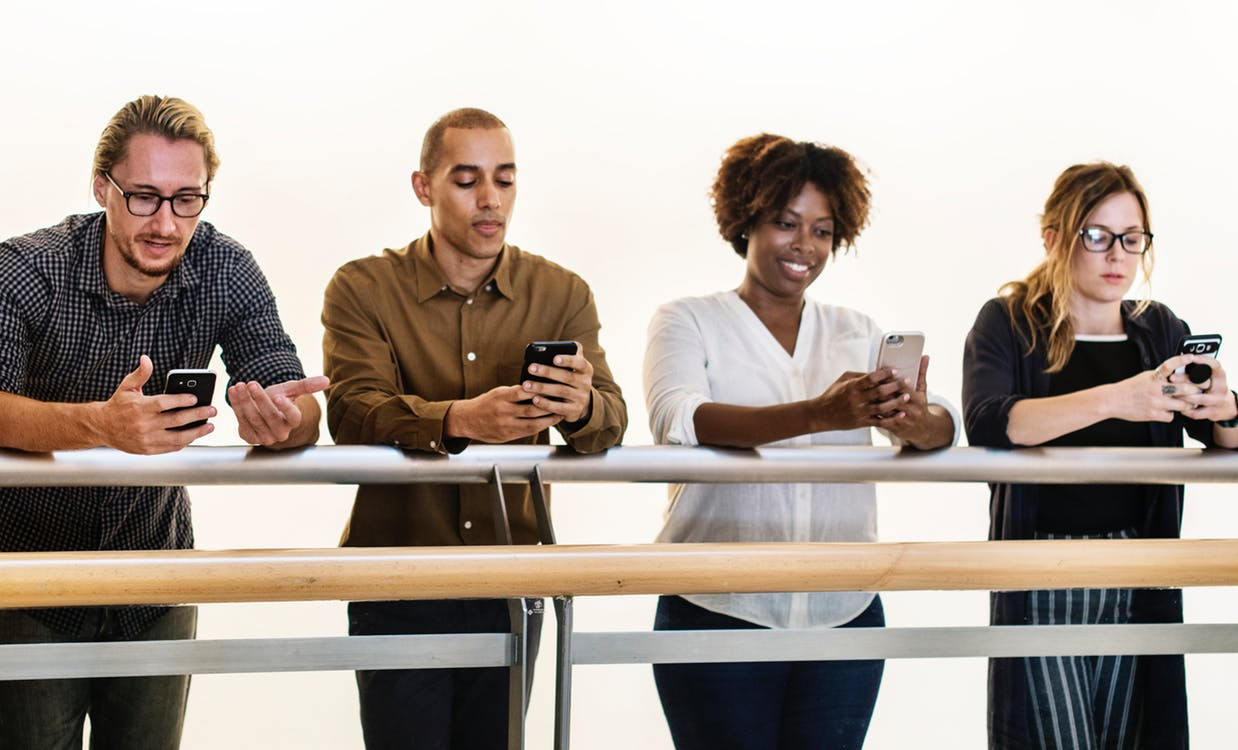
#> input picture Detection/MTCNN/people_with_phones.png, 1238 x 750 px, found by its file name
$ python crop_f.py
#> lines starting #> are read from the running program, lines starting #| are printed output that depends on the picture; after the words box and inside, x2 and y2 are one past the last pixel; in counts of white or black regions, pixels touching at a corner belong together
import cv2

# Read the input image
img = cv2.imread('/home/rao/anaconda3/envs/Detect/people_with_phones.png')
#> img is the input picture: shape (750, 1238, 3); mean B, G, R 154.5, 163.1, 173.8

# Convert into grayscale
gray = cv2.cvtColor(img, cv2.COLOR_BGR2GRAY)
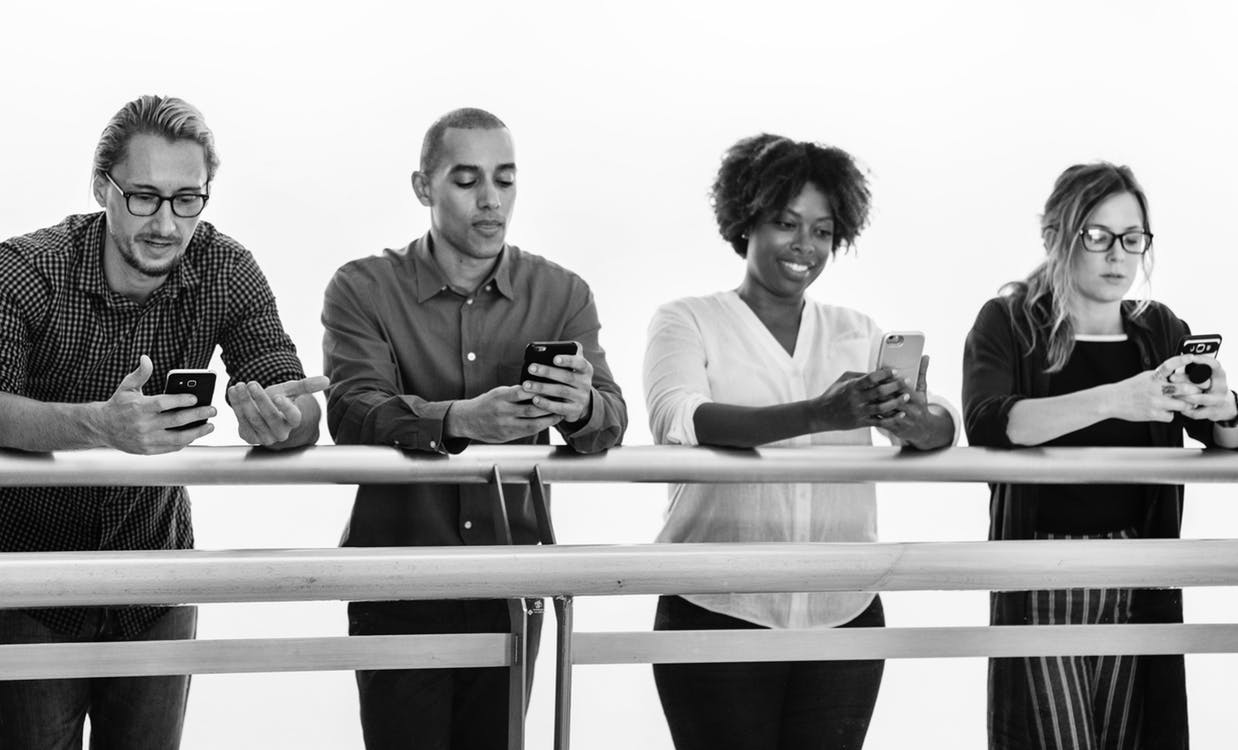
#> gray: shape (750, 1238); min 0, max 255, mean 165.3
face_cascade = cv2.CascadeClassifier('/home/rao/anaconda3/envs/haarcascade_frontalface_default.xml')

# Detect faces
faces = face_cascade.detectMultiScale(gray, 1.1, 4)
#> faces = [[764, 198, 82, 82], [433, 138, 106, 106], [102, 151, 123, 123], [1025, 189, 137, 137]]

for (x, y, w, h) in faces:
    cv2.rectangle(img, (x, y), (x+w, y+h),(0, 0, 255), 2)
    faces = img[y:y + h, x:x + w]
    cv2.imshow("face",faces)
    cv2.imwrite('1.jpg', faces)
#> this loop made 4 passes
#> pass 1, `faces = img[y:y + h, x:x + w]`:
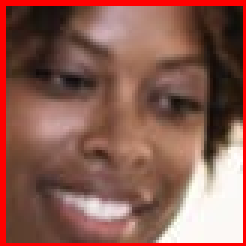
#> faces: shape (82, 82, 3) (shown 3 times larger); mean B, G, R 81.6, 92.5, 139.5
#> pass 2, `faces = img[y:y + h, x:x + w]`:
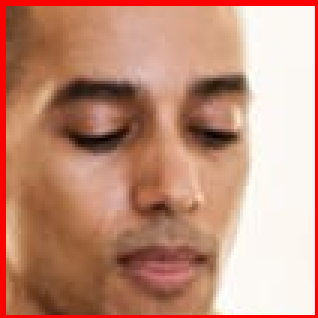
#> faces: shape (106, 106, 3) (shown 3 times larger); mean B, G, R 123.3, 144, 194.9
#> pass 3, `faces = img[y:y + h, x:x + w]`:
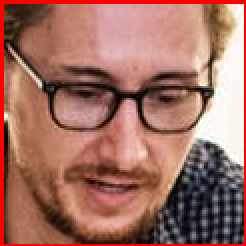
#> faces: shape (123, 123, 3) (shown 2 times larger); mean B, G, R 98, 110.4, 162.1
#> after the loop:
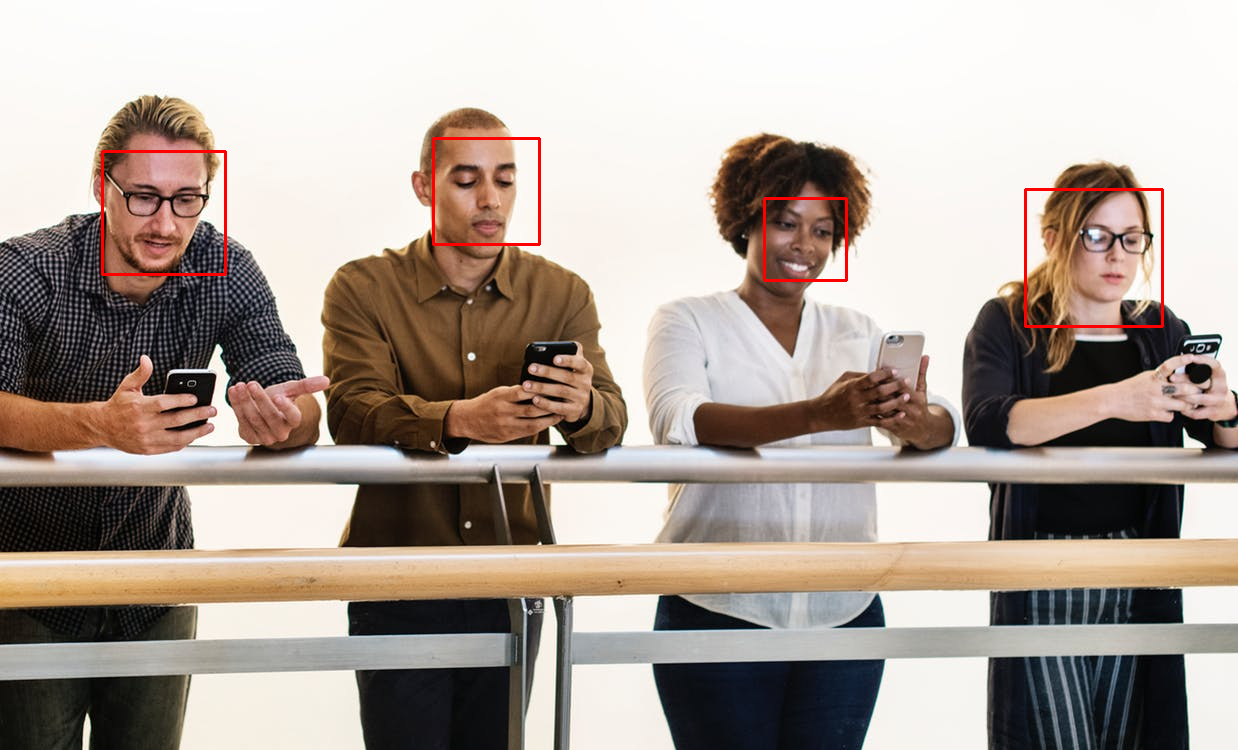
#> img: shape (750, 1238, 3); 0.58% of pixels changed, all inside (x1, y1, x2, y2) = (101, 137, 1164, 328)
# Display the output
cv2.imwrite('detcted.jpg', img)
cv2.imshow('img', img)
cv2.waitKey()

$ run again, with Detection/MTCNN/2.jpg saved as Detection/MTCNN/people_with_phones.png
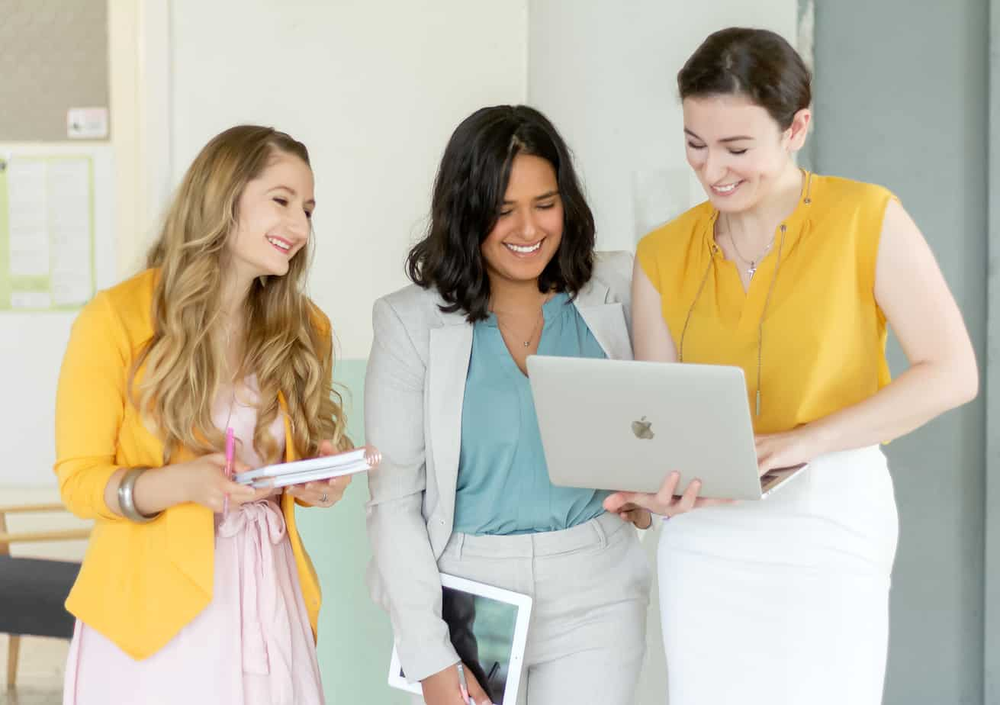
#> input picture Detection/MTCNN/2.jpg, 1000 x 705 px, shrunk from 1311 x 924 before the run, found by its file name
#> img is the input picture: shape (705, 1000, 3); mean B, G, R 167.8, 188.3, 196
#> `faces = face_cascade.detectMultiScale(gray, 1.1, 4)`: faces = [[482, 174, 92, 92], [662, 105, 108, 108]]
#> the loop `for (x, y, w, h) in faces:` made 2 passes
#> pass 1, `faces = img[y:y + h, x:x + w]`:
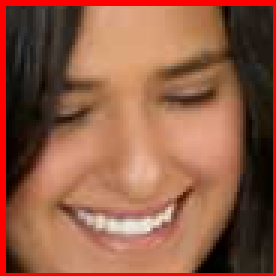
#> faces: shape (92, 92, 3) (shown 3 times larger); mean B, G, R 69.5, 92, 146.6
#> after the loop `for (x, y, w, h) in faces:`:
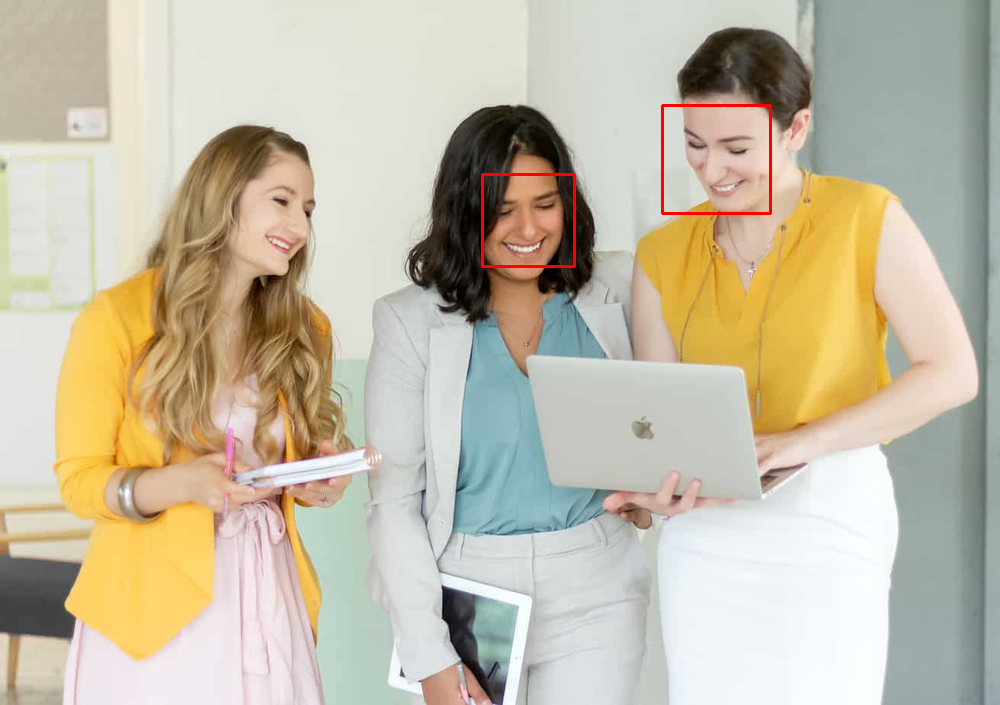
#> img: shape (705, 1000, 3); 0.34% of pixels changed, all inside (x1, y1, x2, y2) = (481, 104, 772, 268)

$ run again, with Detection/MTCNN/stu.jpg saved as Detection/MTCNN/people_with_phones.png
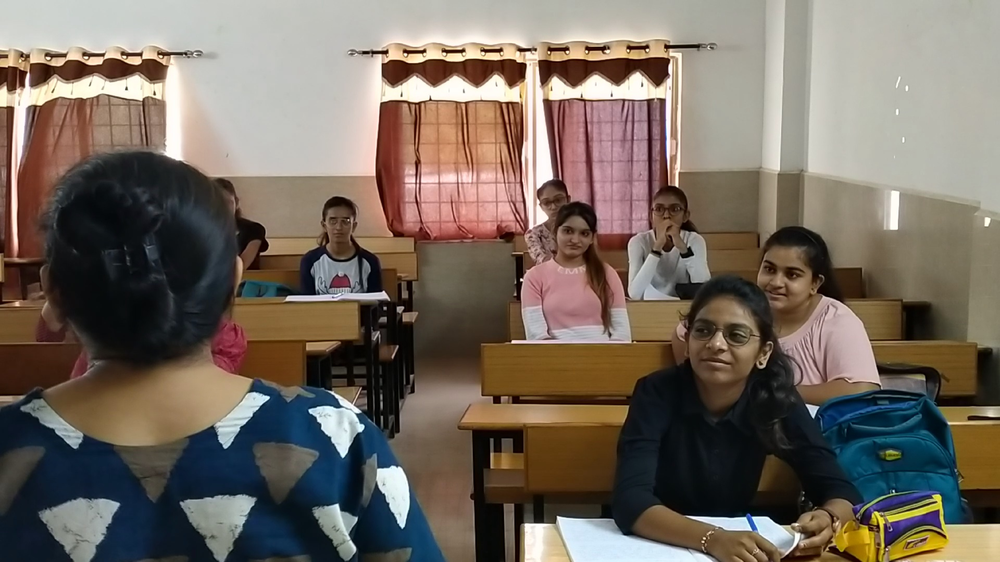
#> input picture Detection/MTCNN/stu.jpg, 1000 x 562 px, shrunk from 1920 x 1080 before the run, found by its file name
#> img is the input picture: shape (562, 1000, 3); mean B, G, R 95.5, 105.9, 116.7
#> `gray = cv2.cvtColor(img, cv2.COLOR_BGR2GRAY)`:
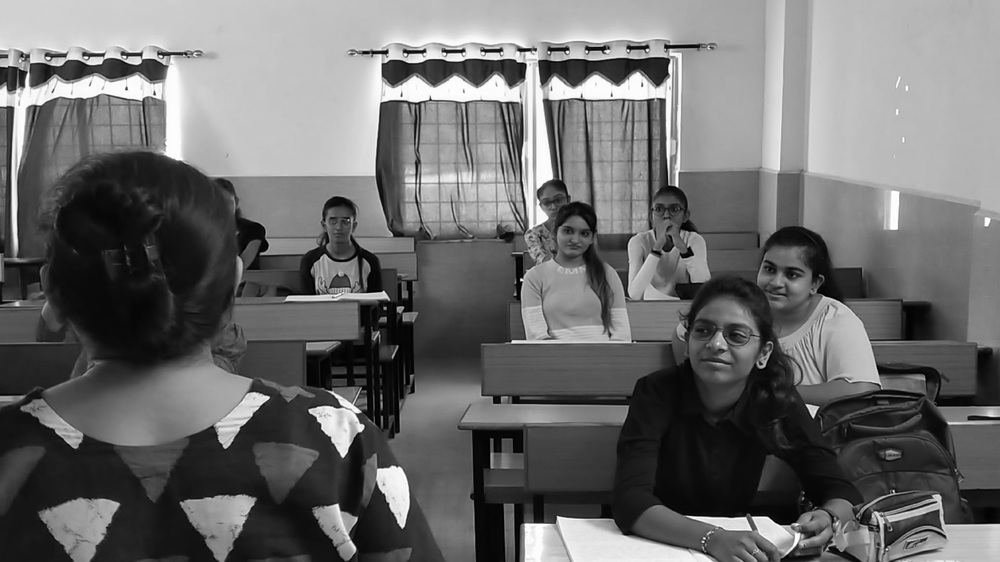
#> gray: shape (562, 1000); min 0, max 255, mean 108
#> `faces = face_cascade.detectMultiScale(gray, 1.1, 4)`: faces = [[322, 208, 35, 35], [551, 213, 49, 49], [747, 246, 67, 67], [673, 297, 90, 90]]
#> the loop `for (x, y, w, h) in faces:` made 4 passes
#> after the loop `for (x, y, w, h) in faces:`:
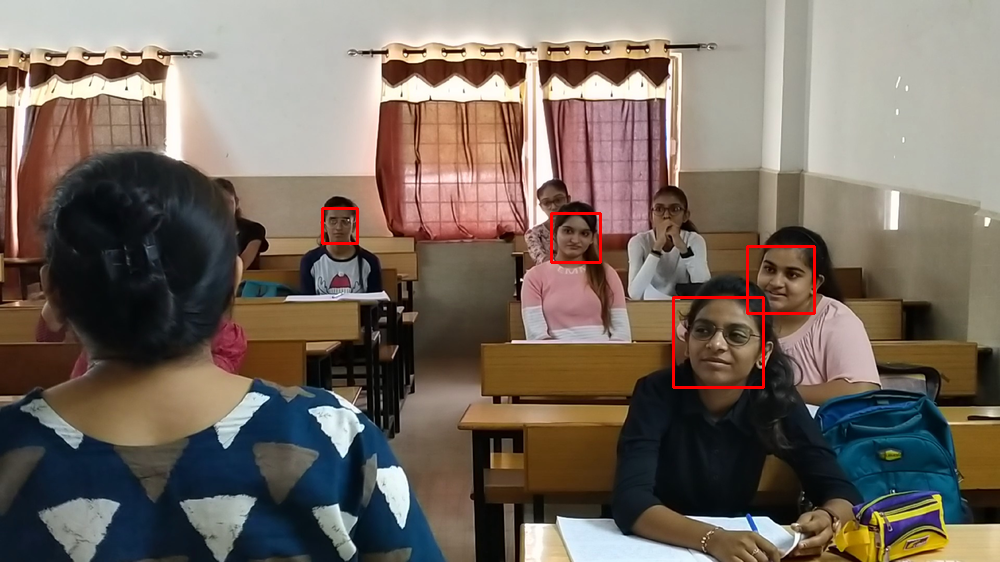
#> img: shape (562, 1000, 3); 0.51% of pixels changed, all inside (x1, y1, x2, y2) = (321, 207, 816, 389)
